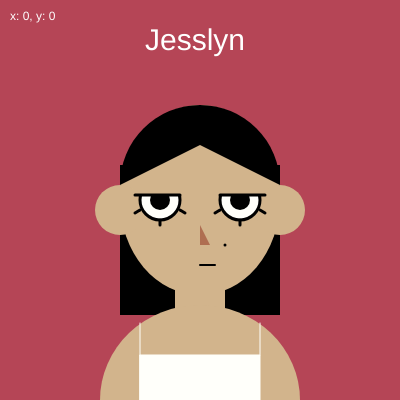
Frame 1 (no input)
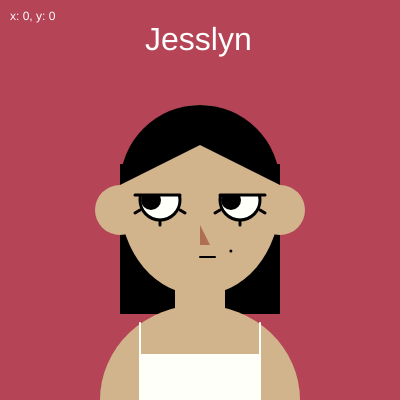
Frame 60 (no input)
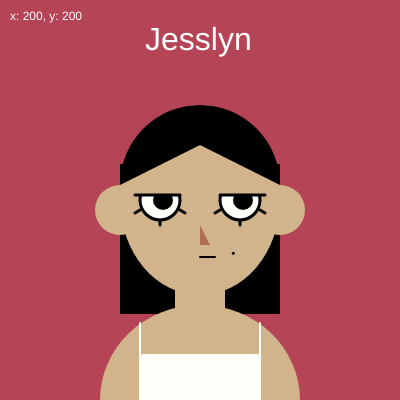
Frame 120 (the mouse pressed at the canvas centre since frame 60)

The p5.js sketch that drew these frames (run headless with seeded random() and noise() and a simulated clock; from frame 60 on, the mouse is pressed at the canvas centre):

// p5.js sketch
// ── sketch.js
var txtSz = 30;
var movement1 = 2;
var movement2 = 3;
var movement3 = 0.5;
var movement4 = 1;
var movement5 = 0.1;
var movement6 = 0.1;
var lefteyeX = 160;
var righteyeX = 240;
var mouthY = 265;
var hairY = 165;
var pointX = 225;
var pointY = 245;

var txtCount = 0;
var txtszDirection = 2;

function setup() {
  createCanvas(400, 400);
  movement3 = floor(random() * 10) + 1;
  movement1 = floor(random() * 10) + 1;
}

function draw() {
  background(181, 69, 86);

  fill(255, 255, 255);
  textSize(12);
  text("x: " + mouseX + ", y: " + mouseY, 10, 20);

  //hairbg

  noStroke();
  fill(0, 0, 0);
  rect(120, hairY, 160, 150);
 
   if(hairY >=170 || hairY<=155)
  {
    movement4*=-1;
  } 
  
  hairY+=movement4;
  
  
  //skin base
  fill(210, 180, 140);
  noStroke();
  ellipse(200, 200, 160, 190);
  ellipse(120, 210, 50, 50);
  ellipse(280, 210, 50, 50);
  rect(175, 280, 50, 50);
  circle(200, 330, 50);
  ellipse(200, 400, 200, 190)

  //clothes
  stroke(255, 255, 250)
  fill(255, 255, 250)
  square(140, 355, 120)
  line(140, 355, 140, 323)
  line(260, 355, 260, 323)

  //eyes
  fill(255, 255, 250)
  stroke(0, 0, 0)
  strokeWeight(3)
  circle(160, 200, 40)
  circle(240, 200, 40)
  
  //pupils
  noStroke()
  fill(0, 0, 0)
  circle(lefteyeX, 200, 20)
  circle(righteyeX, 200, 20)
  fill(210, 180, 140)
  rect(135, 150, 130, 45)
  
  if(lefteyeX >= 170 || lefteyeX<=150)
  {
    movement1*=-1;
  } 
  
  lefteyeX+=movement1;
  
  if(righteyeX >= 250 || righteyeX<=230){
    movement2*=-1;
  }
  righteyeX+=movement2;
  
  //lashes
  strokeWeight(3)
  stroke(0, 0, 0)
  line(160, 220, 160, 225)
  line(240, 220, 240, 225)
  line(140, 210, 135, 213)
  line(260, 210, 265, 213)
  line(180, 210, 185, 213)
  line(220, 210, 215, 213)
  
  //MOLE
  point(pointX, pointY)
 if(pointX >= 235 || pointX<=215)
  {
    movement5*=-1;
  } 
  
  pointX+=movement5;
  
   if(pointY >= 255 || pointY<=235)
  {
    movement6*=-1;
  } 
  
  pointY+=movement6;
  
  line(135, 195, 180, 195)
  line(220, 195, 265, 195)


  //nose mouth
  noStroke()
  fill(175, 110, 81)
  triangle(200, 245, 200, 225, 210, 245)
  

  stroke(0, 0, 0)
  strokeWeight(2)
  line(200, mouthY, 215, mouthY)
  
   if(mouthY >= 270 || mouthY<=255)
  {
    movement3*=-1;
  } 
  
  mouthY+=movement3;

  //hairfront
  noStroke()
  fill(0, 0, 0)
  arc(200, 185, 160, 160, PI, 0)
  fill(210, 180, 140);
  triangle(120, 185, 200, 145, 280, 185)

  //title
  fill(255, 255, 255)
  textSize(txtSz)
     txtSz+= txtszDirection;
    txtCount++;
    if(txtCount > 5)
    {
        txtszDirection *=-1;
        txtCount = 0;
    }
  text('Jesslyn', 145, 50)
  
  

}
